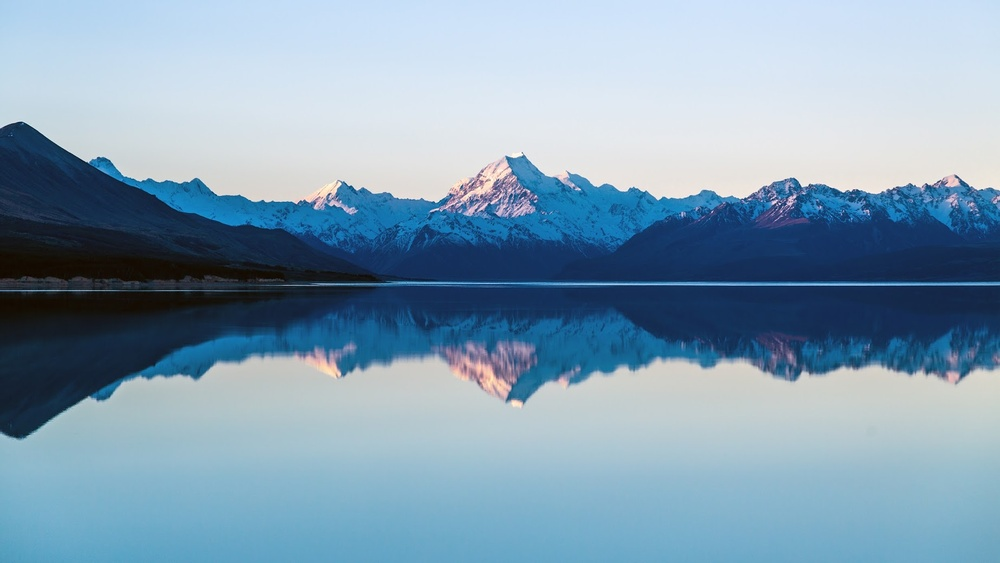
#> input picture image/a.jpg, 1000 x 563 px, shrunk from 1845 x 1038 before the run, found by its file name
$ python binary_image.py
#> lines starting #> are read from the running program, lines starting #| are printed output that depends on the picture
import cv2

# read the image file
img = cv2.imread("image\\a.jpg")
#> img is the input picture: shape (563, 1000, 3); mean B, G, R 179.1, 158.3, 130.4

ret, bw_img = cv2.threshold(img, 127, 255, cv2.THRESH_BINARY)
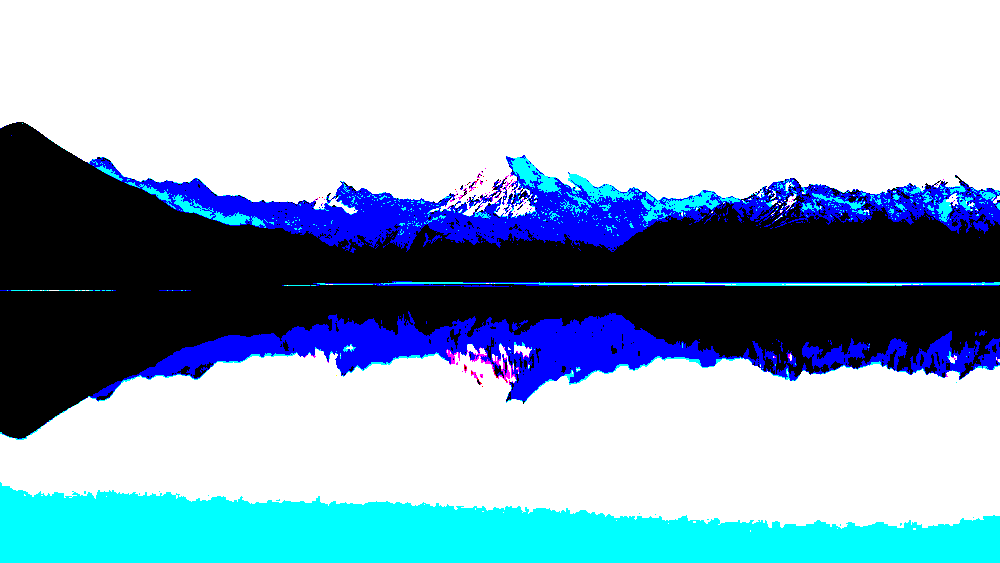
#> bw_img: shape (563, 1000, 3); mean B, G, R 195.2, 173.7, 145.7

# converting to its binary form
bw = cv2.threshold(img, 127, 255, cv2.THRESH_BINARY)

cv2.imshow("Binary", bw_img)
cv2.waitKey(0)
cv2.destroyAllWindows()
